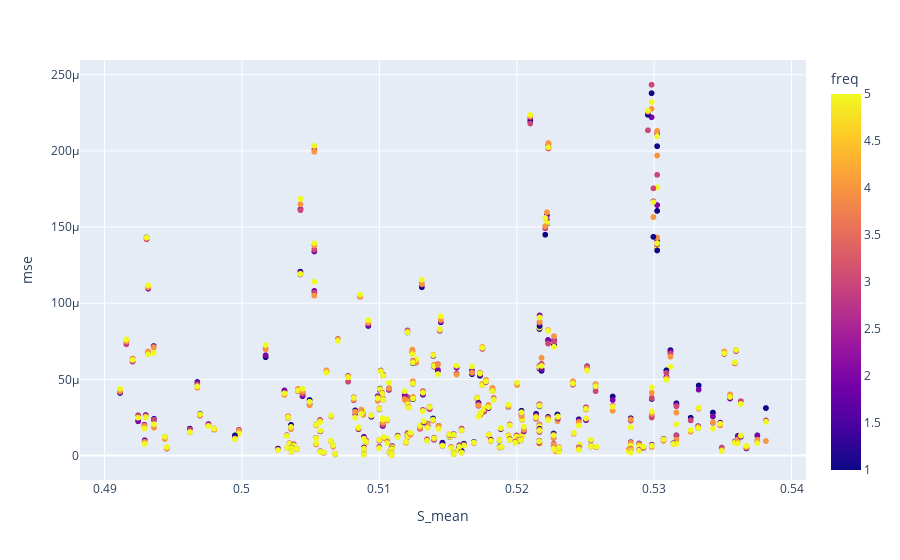

Source (notebook cell):
### Code cell
fig = px.scatter(obs_data, x='S_mean', y='mse', color='freq')
fig.show()

### Figure 1 — Plotly figure (JSON) as saved in the notebook; plotly's stock layout.template omitted (floating-point values rounded to 4 significant figures; data arrays with more than 128 entries replaced by an {"elided": "..."} marker saying what was removed)
{"data": [{"hovertemplate": "S_mean=%{x}<br>mse=%{y}<br>freq=%{marker.color}<extra></extra>", "legendgroup": "", "marker": {"color": {"elided": "2470 int values"}, "coloraxis": "coloraxis", "symbol": "circle"}, "mode": "markers", "name": "", "showlegend": false, "type": "scattergl", "x": {"elided": "2470 float values"}, "xaxis": "x", "y": {"elided": "2470 float values"}, "yaxis": "y"}], "layout": {"coloraxis": {"colorbar": {"title": {"text": "freq"}}, "colorscale": [[0, "#0d0887"], [0.1111, "#46039f"], [0.2222, "#7201a8"], [0.3333, "#9c179e"], [0.4444, "#bd3786"], [0.5556, "#d8576b"], [0.6667, "#ed7953"], [0.7778, "#fb9f3a"], [0.8889, "#fdca26"], [1, "#f0f921"]]}, "legend": {"tracegroupgap": 0}, "margin": {"t": 60}, "xaxis": {"anchor": "y", "domain": [0, 1], "title": {"text": "S_mean"}}, "yaxis": {"anchor": "x", "domain": [0, 1], "title": {"text": "mse"}}}}
